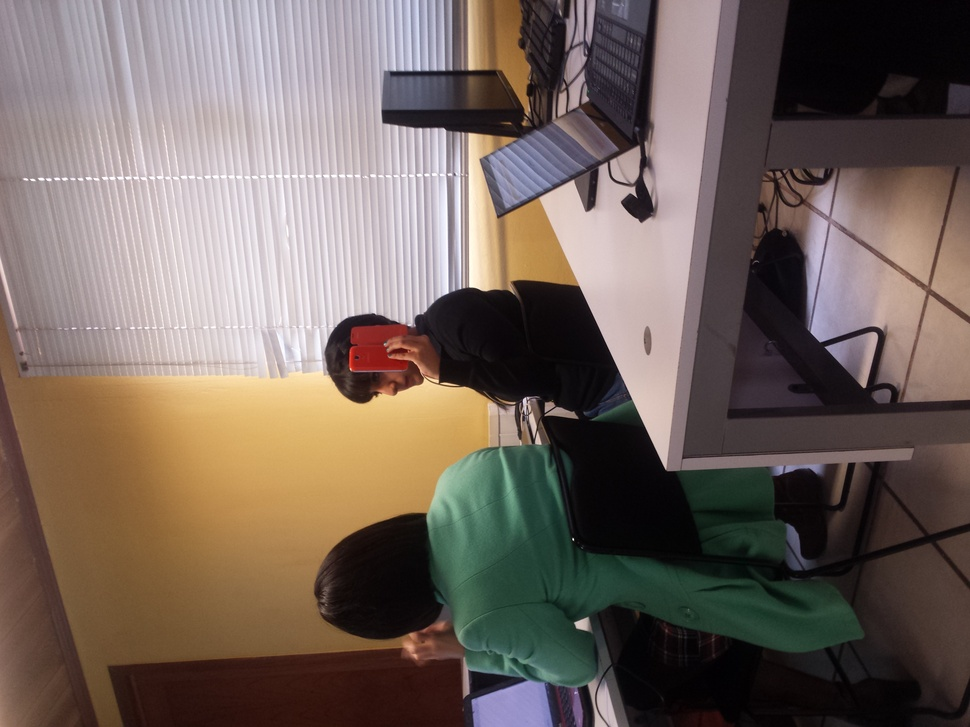
#> input picture Dia3/notebooks/carota.jpg, 970 x 727 px, shrunk from 4128 x 3096 before the run
$ jupyter execute --allow-errors Untitled.ipynb   (shell and % lines are left out)   (Python 2 division)
#> lines starting #> are read from the running program, lines starting #| are printed output that depends on the picture
[cell 1]
# [33 lines left out: function sensor, not called in this run]

[cell 2]
import time
import android
import matplotlib.pyplot as plt
import cv2
import numpy as np
import sys, os,re
#> (the rest of this cell did not finish here and is left out)

[cell 3]
import android, time
#> (the rest of this cell did not finish here and is left out)

#> (a cell that did not finish here is left out)

#> (a cell that did not finish here is left out)

[cell 6]
delay=2
numofShots = 20
delayBetweenShots=1
#> (the rest of this cell did not finish here and is left out)

[cell 7]
pic = os.path.join('.', 'carota.jpg')
img = cv2.imread(pic)
#> img is the input picture: shape (727, 970, 3); mean B, G, R 93.3, 100.9, 114.8

gray = cv2.cvtColor(img,cv2.COLOR_BGR2GRAY)
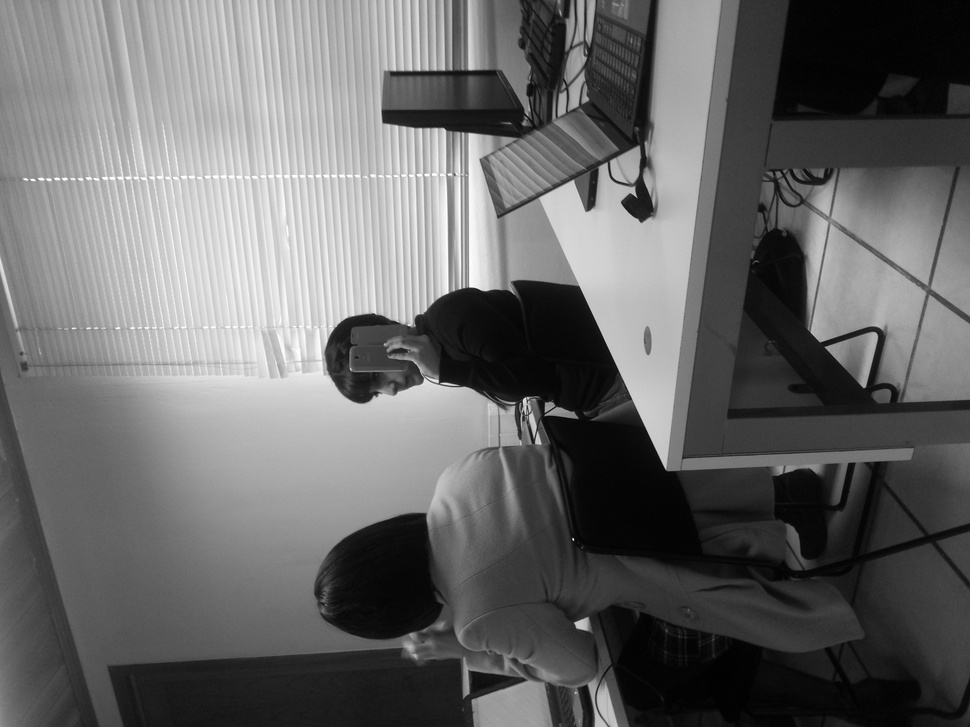
#> gray: shape (727, 970); min 0, max 255, mean 104.2

plt.imshow(img)

caras_cascada = cv2.CascadeClassifier('haarcascade_frontalface_default.xml')
caras = caras_cascada.detectMultiScale(gray,1.3,3)
#> caras = ()

print "Encontramos {0} faces!".format(len(caras))
#| Encontramos 0 faces!

i= img.copy()

for(x,y,w,h) in caras:
    cv2.rectangle(i,(x,y), (x+w,y+h), (0,255,0),2)
#> this loop made 0 passes
plt.imshow(i)
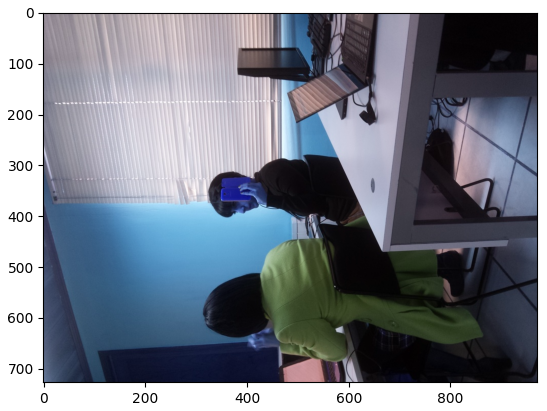
#> figure drawn by matplotlib, 1 panel; B, G, R data is drawn as R, G, B

[cell 8]
import time
import android
import matplotlib.pyplot as plt
import cv2
import numpy as np
import sys, os,re


# [35 lines left out: functions mse, compare_images, not called in this run]


def revisar():
	droide=android.Android()
	counter=1
	delay=5
	numofShots = 5
	delayBetweenShots=8
	couterDecteccion=1
	droide.ttsSpeak('Tomando fotos')
	time.sleep(int(1))
	droide.dialogCreateAlert('Seleccione','Detener?')
	droide.dialogSetPositiveButtonText('Si')
	droide.dialogSetNegativeButtonText('No')
	droide.dialogShow()
	s3 = droide.sensorsGetLight()
	print  s3[1]
	response = droide.dialogGetResponse().result
	while response['which']=='negative':
		droide.ttsSpeak('Tomando foto 1')
		droide.cameraCapturePicture('/sdcard/DCIM/CAMERA/programa/foto_'+ str(couterDecteccion)+ '_.jpg',1,1)
		os.system('adb pull /sdcard/DCIM/CAMERA/programa/foto_'+ str(couterDecteccion)+ '_.jpg')
		pic = os.path.join('.','foto_'+  str(couterDecteccion)+ "_.jpg")
		img1 = cv2.imread(pic)
		couterDecteccion +=1
		time.sleep(int(delayBetweenShots))
		droide.ttsSpeak('Tomando foto 2')
		droide.cameraCapturePicture('/sdcard/DCIM/CAMERA/programa/foto_'+ str(couterDecteccion)+ '_.jpg',1,1)
		os.system('adb pull /sdcard/DCIM/CAMERA/programa/foto_'+ str(couterDecteccion)+ '_.jpg')
		pic = os.path.join('.','foto_'+  str(couterDecteccion)+ "_.jpg")
		couterDecteccion +=1
		img2 =  cv2.imread(pic)
		plt.imshow(img1)
		plt.imshow(img2)
		i= img1.copy()
		i2=img2.copy()
		diferente = compare_images(i,i2,'pruebacompare')
		if diferente >1000:
			droide.ttsSpeak('Imagen con cambio')
			while counter <= int(numofShots):
				droide.ttsSpeak('Tomando foto carrete '+ str(counter))
				droide.cameraCapturePicture('/sdcard/DCIM/CAMERA/programa/fotoC_'+ str(counter)+ '_.jpg',1,1)
				os.system('adb pull /sdcard/DCIM/CAMERA/programa/fotoC_'+ str(counter)+ '_.jpg')
				pic = os.path.join('.','fotoC_'+  str(counter)+ "_.jpg")
				counter +=1
				img2 =  cv2.imread(pic)
				plt.imshow(img1)
				plt.imshow(img2)
				i= img1.copy()
				i2=img2.copy()
				diferente =compare_images(i,i2,'pruebacompare')
				if diferente <1000:
					droide.ttsSpeak('Imagen parecida')
					break
				time.sleep(int(1))
		if response['which']=='negative':
			droide.dialogShow()
			response = droide.dialogGetResponse().result
	print 'Hecho sin errores ...'
	del droide

revisar()
#> (the call stopped at in revisar, `droide=android.Android()`: android is not available in this run)
